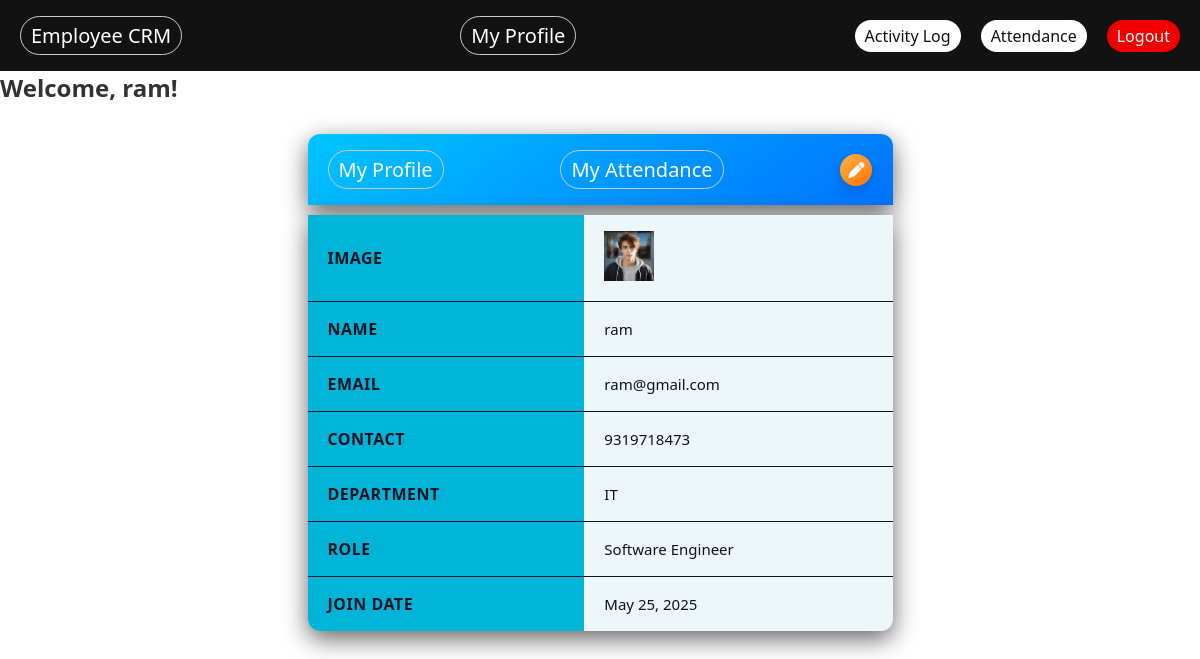
Screenshot of /profile/ (signed in) with the database file from the repository.
### myapp/models.py (models this page shows, shortened)
class Employee(models.Model):
    user = models.OneToOneField(User, on_delete=models.CASCADE, null=True, blank=True)  # Link to Django user
    name = models.CharField(max_length=100)
    email = models.EmailField(unique=True)
    contact = models.CharField(max_length=15)
    department = models.CharField(max_length=100, choices=[
    ('IT', 'IT'),('HR', 'HR'),('Sales', 'Sales'),('Finance', 'Finance'),
    ])
    role = models.CharField(max_length=100, choices=[
    ('Software Engineer', 'Software Engineer'),
    ('HR Manager', 'HR Manager'),
    ('Sales Executive', 'Sales Executive'),
    ('Accountant', 'Accountant'),
    ])
    join_date = models.DateField()
    image = models.ImageField(upload_to='employee_images/', blank=True, null=True)

### myapp/views.py (the view)
# urls.py: path('profile/', views.employee_profile, name='employee_profile'),
@login_required
def employee_profile(request):
    try:
        employee = Employee.objects.get(user=request.user)
        return render(request, 'employee_profile.html', {'employee' : employee})
    except Employee.DoesNotExist:
        return HttpResponse("Employee Profile not Found")

### templates/employee_profile.html (shortened to what this page needs)
{% extends 'base.html' %}
{% block content %}
<div class="main-section">
    <div class="nav-section home-nav emp_nav">
        <a href="#" class="btn nav-title">My Profile</a>
        <a href="{% url 'employee_attendance_list' %}" class="btn nav-title">My Attendance</a>
        <div class="icons-section">
            <a href="{% url 'edit_employee' employee.id %}">
                <div class="icon-container edit">
                    <button class="icon-button edit"><i class="fas fa-pen"></i></button>
                </div>
            </a>
        </div>
    </div>
    <table class="emp_table">
        <tr>
            <th>Image</th>
            <td>
                {% if employee.image %}
                <img src="{{employee.image.url}}" alt="employee_image" width="50">
                {% endif %}
            </td>
        </tr>
        <tr>
            <th>Name</th>
            <td>{{employee.name}}</td>
        </tr>
        <tr>
            <th>Email</th>
            <td>{{employee.email}}</td>
        </tr>
        <tr>
            <th>Contact</th>
            <td>{{employee.contact}}</td>
        </tr>
        <tr>
            <th>Department</th>
            <td>{{employee.department}}</td>
        </tr>
        <tr>
            <th>Role</th>
            <td>{{employee.role}}</td>
        </tr>
        <tr>
            <th style="border-bottom: none;">Join Date</th>
            <td>{{employee.join_date}}</td>
        </tr>
    </table>
</div>
{% endblock %}

### templates/base.html (shortened to what this page needs)
{% load static %}
<!DOCTYPE html>
<html lang="en">
<head>
    <link href="https://cdnjs.cloudflare.com/ajax/libs/font-awesome/6.5.0/css/all.min.css" rel="stylesheet"/>
    <link rel="stylesheet" href="{% static 'css/employe.css' %}">
</head>
<body>
    <div class="nav-section">
        {% if request.user.is_superuser or request.user.groups.first.name == "Admin" or request.user.groups.first.name == "HR Manager" %}
        <a href="{% url 'employee_list' %}" class="nav-title btn">Employee CRM</a>
        {% endif %}
        <a href="{% url 'employee_profile' %}" class="nav-title btn">My Profile</a>
        <div class="nav-links">
            {% if request.user.is_superuser or request.user.groups.first.name == "Admin" or request.user.groups.first.name == "HR Manager" %}
            <a href="{% url 'activity_log' %}" class="btn login">Activity Log</a>
            <a href="{% url 'attendance_list' %}" class="btn login">Attendance</a>
            {% endif %}
            {% if user.is_authenticated %}
            <a href="{% url 'logout' %}" class="btn logout">Logout</a>
            {% else %}
            <a href="{% url 'login' %}" class="btn login">Login</a>
            <a href="{% url 'signup' %}" class="btn signup">Sign Up</a>
            {% endif %}
        </div>
    </div>
    <h2>Welcome, {{user.username}}!</h2>
    <div>{% block content %} {% endblock %}</div>
</body>
</html>

### static/css/employe.css (style rules this page uses)
* { padding: 0; margin: 0; box-sizing: border-box; font-family: 'Segoe UI', sans-serif; }
a { text-decoration: none; color: #fff; }
h2 { color: #333; margin-bottom: 20px; }
button, .btn { padding: 5px 10px; font-size: 16px; border: none; border-radius: 25px; cursor: pointer; }
.nav-section { width: 100%; padding: 16px 20px; background: #121212; display: flex; justify-content: space-between; align-items: center; }
.nav-title { font-size: 20px; border: 1px solid #ccc; }
.nav-links { display: flex; gap: 20px; }
.nav-links .login { background-color: #fff; color: #121212; }
.nav-links .logout { background-color: #f00000; }
.main-section { padding: 10px 15px; display: flex; justify-content: center; align-items: center; flex-direction: column; }
.home-nav { border-radius: 12px 12px 0px 0px; background: linear-gradient(145deg, #00c6ff, #0072ff); box-shadow: 0 8px 24px rgba(0, 0, 0, 0.6); }
.emp_nav { width: 50%; display: flex; justify-content: space-between; align-items: center; flex-direction: row; gap: 15px; }
table { border-collapse: collapse; width: 100%; background: #edf6f9; color: #0d1321; box-shadow: 0 8px 24px rgba(0, 0, 0, 0.6); border-radius: 0px 0px 12px 12px; overflow: hidden; margin-top: 10px; }
.emp_table { width: 50%; }
th, td { padding: 16px 20px; text-align: left; border-bottom: 1px solid #0d1321; }
th { background: #00b4d8; font-size: 16px; font-weight: 600; letter-spacing: 0.5px; text-transform: uppercase; }
td { font-size: 15px; }
tr:last-child td { border-bottom: none; }
.icons-section { display: flex; justify-content: flex-start; align-items: center; height: 100%; gap: 10px; font-family: 'Segoe UI', sans-serif; }
.icon-container { position: relative; }
.icon-button { width: 32px; height: 32px; border: none; border-radius: 50%; background: #222; color: white; font-size: 16px; cursor: pointer; display: flex; align-items: center; justify-content: center; transition: all 0.3s ease; position: relative; box-shadow: 0 4px 12px rgba(0,0,0,0.2); }
.icon-button.edit { background: linear-gradient(145deg, #ffb347, #ff7300); }

### rows the page displays
Employee: image (picture), name "ram", email "ram@gmail.com", contact "9319718473", department "IT", role "Software Engineer", join_date "May 25, 2025"

### other values shown
{{ user.username }} "ram"
